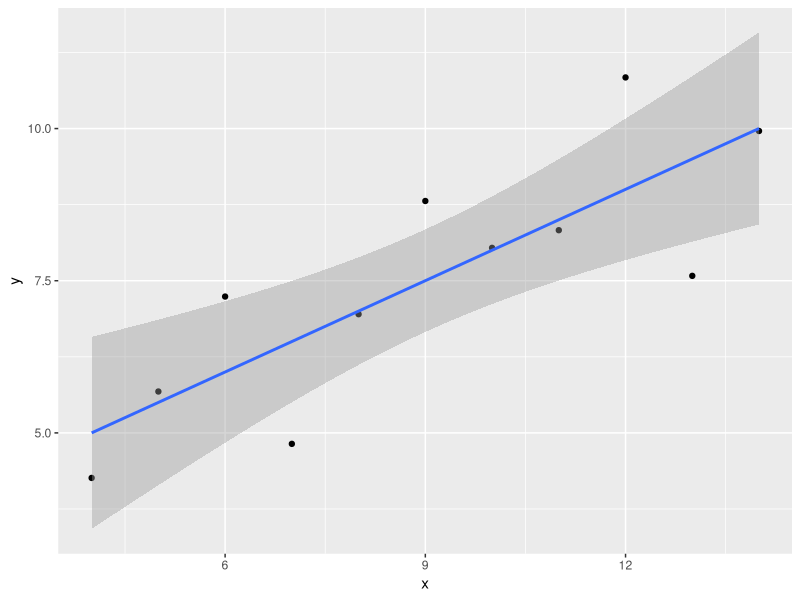
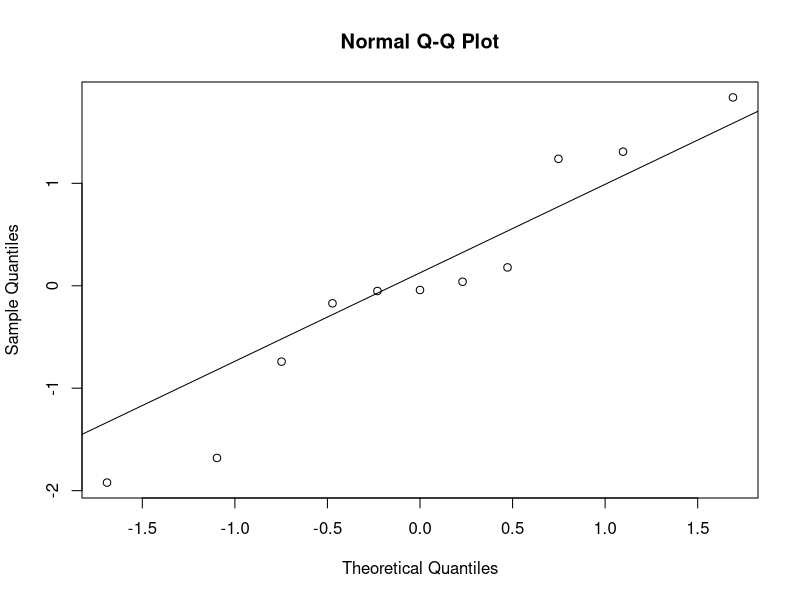
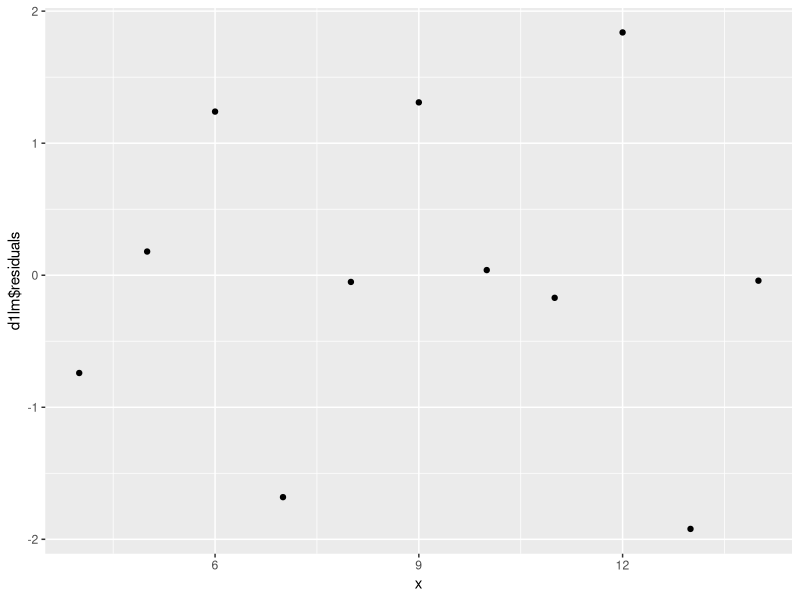
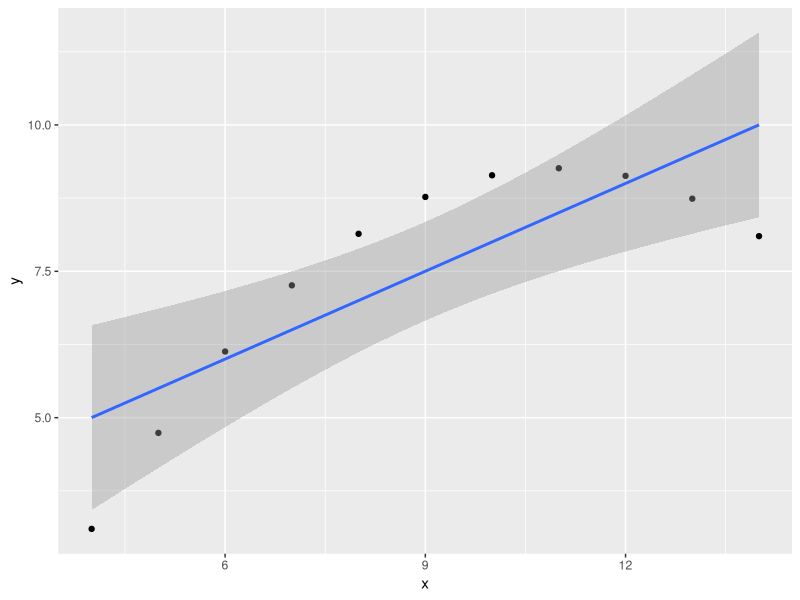
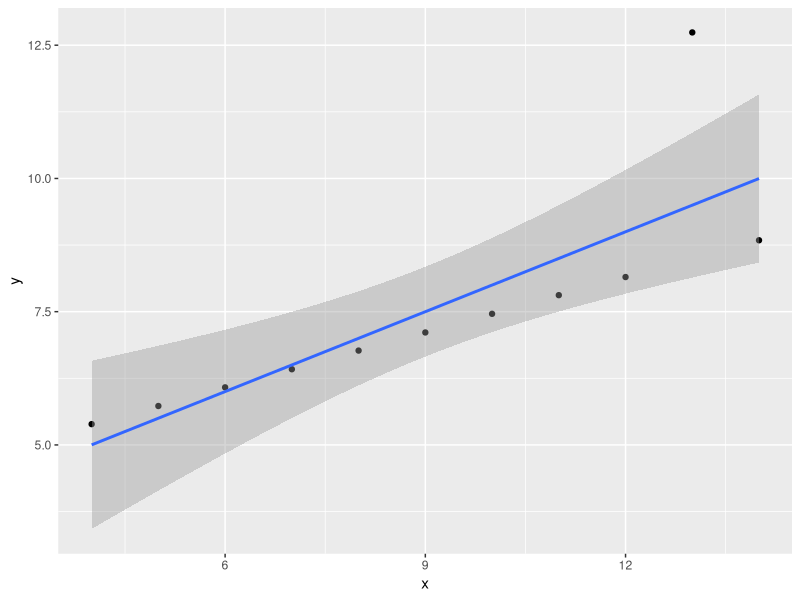
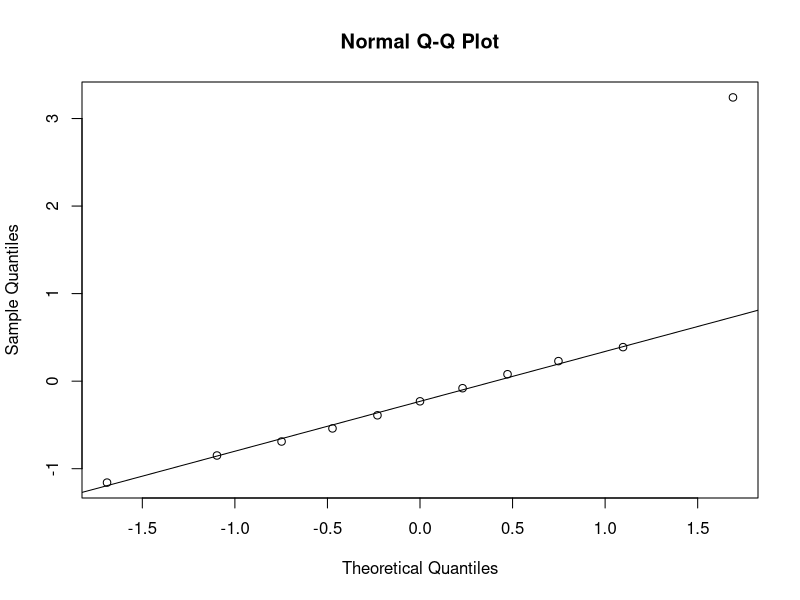
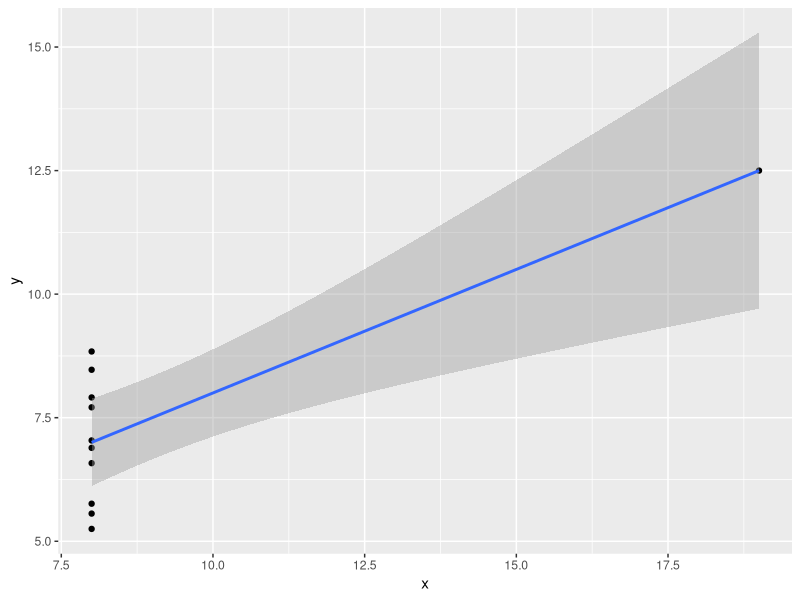
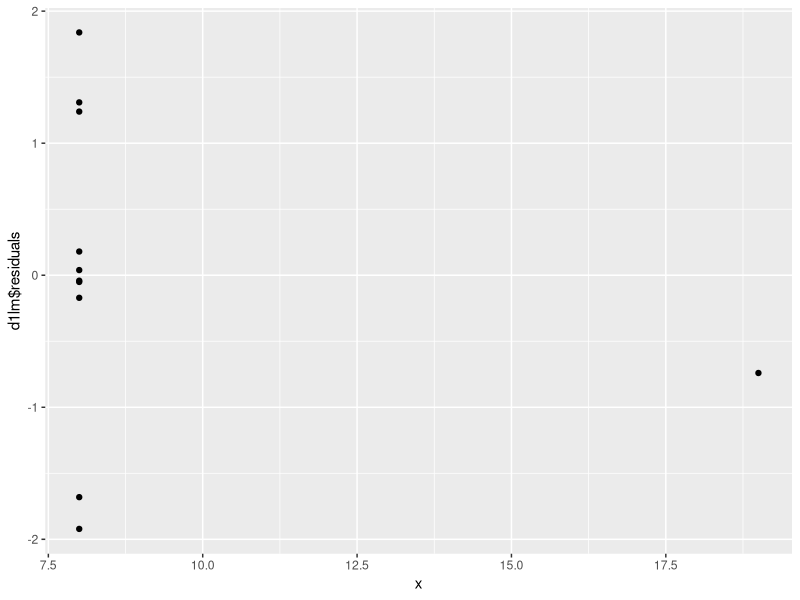

Write the R code that produced these figures, in order.
## ---- chunk 1
library(tidyverse)
library(magrittr)
## ---- chunk 2
data1 <- data.frame(x=c(10,8,13,9,11,14,6,4,12,7,5),
					y=c(8.04,6.95,7.58,8.81,8.33,9.96,7.24,4.26,10.84,4.82,5.68))
data2 <- data.frame(x=c(10,8,13,9,11,14,6,4,12,7,5),
					y=c(9.14,8.14,8.74,8.77,9.26,8.1,6.13,3.1,9.13,7.26,4.74))
data3 <- data.frame(x=c(10,8,13,9,11,14,6,4,12,7,5),
					y=c(7.46,6.77,12.74,7.11,7.81,8.84,6.08,5.39,8.15,6.42,5.73))
data4 <- data.frame(x=c(8,8,8,8,8,8,8,19,8,8,8),
					y=c(6.58,5.76,7.71,8.84,8.47,7.04,5.25,12.5,5.56,7.91,6.89))
## ---- chunk 3
mean(data1$x) %>% round(2)
mean(data1$y) %>% round(2)
## ---- chunk 4
mean(data2$x) %>% round(2)
mean(data2$y) %>% round(2)
## ---- chunk 5
mean(data3$x) %>% round(2)
mean(data3$y) %>% round(2)
## ---- chunk 6
mean(data4$x) %>% round(2)
mean(data4$y) %>% round(2)
## ---- chunk 7
median(data1$x) %>% round(2)
median(data1$y) %>% round(2)
## ---- chunk 8
median(data2$x) %>% round(2)
median(data2$y) %>% round(2)
## ---- chunk 9
median(data3$x) %>% round(2)
median(data3$y) %>% round(2)
## ---- chunk 10
median(data4$x) %>% round(2)
median(data4$y) %>% round(2)
## ---- chunk 11
sd(data1$x) %>% round(2)
sd(data1$y) %>% round(2)
## ---- chunk 12
sd(data2$x) %>% round(2)
sd(data2$y) %>% round(2)
## ---- chunk 13
sd(data3$x) %>% round(2)
sd(data3$y) %>% round(2)
## ---- chunk 14
sd(data4$x) %>% round(2)
sd(data4$y) %>% round(2)
## ---- chunk 15
cor(data1$x, data1$y) %>% round(2)
## ---- chunk 16
cor(data2$x, data2$y) %>% round(2)
## ---- chunk 17
cor(data3$x, data3$y) %>% round(2)
## ---- chunk 18
cor(data4$x, data4$y) %>% round(2)
## ---- chunk 19
d1lm <- lm(y~x, data1)
summary(d1lm)
## ---- chunk 20
d2lm <- lm(y~x, data2)
summary(d2lm)
## ---- chunk 21
d3lm <- lm(y~x, data3)
summary(d3lm)
## ---- chunk 22
d4lm <- lm(y~x, data4)
summary(d4lm)
## ---- chunk 23
print('Adjusted R-squared:  0.6295')
## ---- chunk 24
print('Adjusted R-squared:  0.6292')
## ---- chunk 25
print('Adjusted R-squared:  0.6292')
## ---- chunk 26
print('Adjusted R-squared:  0.6297')
## ---- chunk 27
ggplot(data1, aes(x, y)) +
  geom_point() +
  geom_smooth(method=lm)
## ---- chunk 28
qqnorm(d1lm$residuals)
qqline(d1lm$residuals)
## ---- chunk 29
ggplot(data1, aes(x, d1lm$residuals)) +
  geom_point()
## ---- chunk 30
ggplot(data2, aes(x, y)) +
  geom_point() +
  geom_smooth(method=lm)
## ---- chunk 31
ggplot(data3, aes(x, y)) +
  geom_point() +
  geom_smooth(method=lm)
## ---- chunk 32
qqnorm(d3lm$residuals)
qqline(d3lm$residuals)
## ---- chunk 33
ggplot(data4, aes(x, y)) +
  geom_point() +
  geom_smooth(method=lm)
## ---- chunk 34
ggplot(data4, aes(x, d1lm$residuals)) +
  geom_point()
## ---- chunk 35
data1 %<>%
  mutate(type = 'data1')
data2 %<>%
  mutate(type = 'data2')
data3 %<>%
  mutate(type = 'data3')
data4 %<>%
  mutate(type = 'data4')
all.data <- rbind(data1, data2, data3, data4)
ggplot(all.data, aes(x, y)) +
  geom_point() +
  facet_wrap('type')
  
